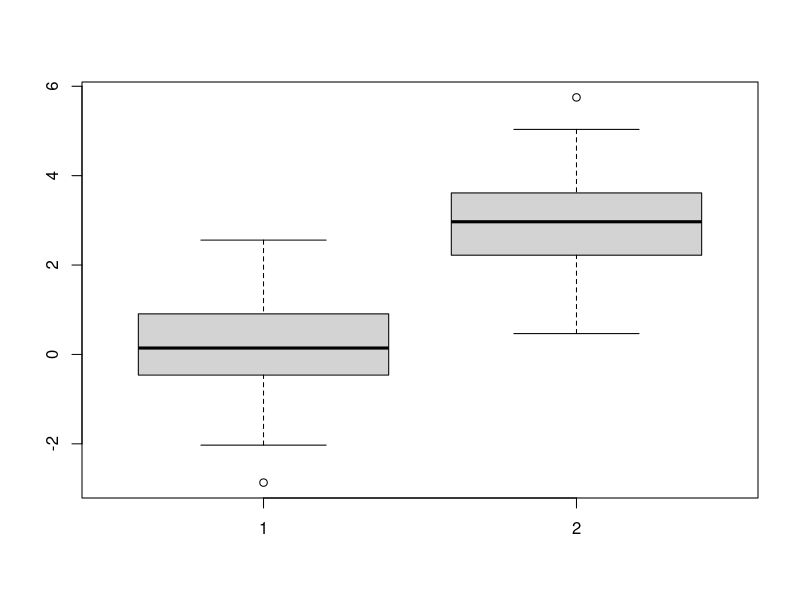
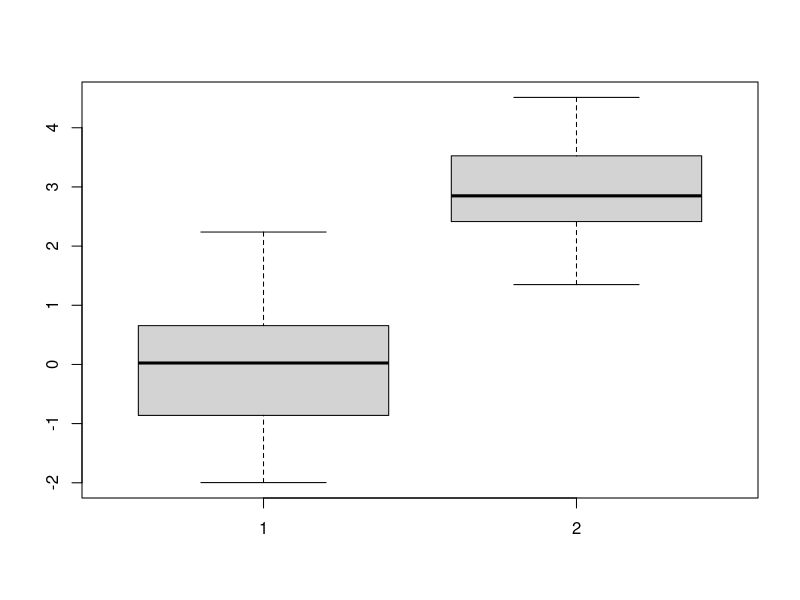

Write R code to recreate these figures, in order.
################################################################################
### R BASICS WORKSHOP                                                        ###
### CLASE 2-1: Funciones y argumentos                                        ###
###                                                                          ###
### Métodos de biología computacional                                        ###
### Facultad de Ciencias, UNAM                                               ###
### Website: github.com/hachepunto/R_Basics_workshop                         ###
################################################################################


### A. ESCRIBIR EN R ES SIMILAR A ESCRIBIR EN ESPAÑOL ##########################

# Un comando en español: Salta tres veces 
# 1. *Salta* es el verbo que define una acción
# 2. *tres veces* y *hacia adelante* son dos modificadores de esa acción

# Otro comando en español: Genera una secuencia del 5 al 20 con valores cada 0.5
# 1. *Genera una secuencia* es la acción a tomar
# 2. *Del 5* modifica la acción definiendo donde empezar
# 3. *al 20* define el final de la secuencia
# 4. *con valores cada 0.5* define como construir la secuencia 

# ¿Cómo darle el comando anterior a una computadora? Utilizando un lenguaje de 
# programación como R!

seq(from=5, to=20, by=0.5)

# 1. *seq* es el nombre de una función, y define una acción a tomar en R
# 2. *from*: es el nombre de un argumento que define el inicio de la secuencia, 
# en este caso el valor de from es 5
# 3. *to=20* es un segundo argumento con su valor 20 que define el final de la secuencia
# 4. *by=0.5* es un tercer argumento que define la separación entre valores en la secuencia



### B. LA ANATOMÍA BÁSICA DE UN COMANDO EN R ###################################

seq(from=5, to=20, by=0.5)

# 1. Nombre de la función
# 2. Paréntesis abierto
# 3. Nombre del argumento
# 4. Símbolo de igual (=)
# 5. Valor dado al argumento
# 6. Coma (,)
# 7. Repetir 3,4, y 5 para cada argumento.
# 8. Paréntesis cerrado



### C. ALGUNAS REGLAS BÁSICAS SOBRE ARGUMENTOS #################################

# 1. Los argumentos CASI siempre tienen nombres (e.g. from, to, by).

# 2. Cada función tiene un orden pre-determinado de argumentos. Por ejemplo, 
# para la función *seq* el orden es *from* primero, luego *to*, y luego *by*. 

# 3. Uno asigna valores a los argumentos utilizando el símbolo de igual (e.g. 
# *from=5*)

# 4. Los nombres de los argumentos pueden ser eliminados si los valores se dan
# a la función en el orden pre-determinado. Por ejemplo, estos dos comandos son 
# equivalentes:

seq(from=5, to=20, by=0.5)
seq(5, 20, 0.5)

# Pero son distintos de este: 
seq(0.5, 5, 20)

# 5. El orden de los argumentos puede modificarse SOLO si se utilizan los
# nombres. Por ejemplo, estos comandos son equivalentes: 

seq(from=5, to=20, by=0.5)
seq(by=0.5, from=5, to=20)

# 6. Algunos argumentos tienen valores pre-determinados! 

seq(to=20)

# Estos argumentos con valores pre-determinados no necesitan ser especificados
# para que la función trabaje, pero uno tiene que tener cuidado de que los 
# valores predeterminados son los que uno quiere. 

# 7. La descripción de cada función y sus argumentos puede encontrarse en la 
# ayuda de la función. Para acceder a la ayuda, utiliza la función *help*

help(seq)

# o usa el símbolo de interrogación:
?seq

# Con dos signos de interrogación se busca el texto en TODA la ayuda instalada,
# no solo en el nombre de la función. Sirve cuando no recuerdas cómo se llama:
??correlation

# 8. Cuando aparecen *...* en el archivo de ayuda de una función frecuentemente significan  
# multiples argumentos sin nombre:

?c
c(9, 5, 3, 5)

# Un par de cosillas extras que es necesario que saber: 

# 9. R es sensible a mayúsculas y minúsculas, así que la función seq existe, 
# pero la función Seq no:

try(Seq(from = 5, to = 20, by = 0.5)) # Error A PROPÓSITO: 'Seq' no existe.

# 10. En R los espacios en blanco no significan nada:

seq(from=5, to=20, by=0.5)

seq(from=5,to=20,by=0.5)

seq     (from     =     5,      to     =     20,      by     =     0.5)

# Los tres comandos anteriores dan el mismo resultado. Que R los acepte no
# quiere decir que se valga escribir así: el código se escribe para que otra
# persona lo lea. Una guía de estilo recomendable:
# https://google.github.io/styleguide/Rguide.xml

### D. UNOS EJEMPLOS ADICIONALES DE FUNCIONES Y ARGUMENTOS #####################

rep(x = "R", times = 10)

rpois(n = 10, lambda = 5)

try(rpois(n = 10)) # ¿Por qué esta no funciona? Lee el error.

rnorm(n=10)

rnorm(n=100, mean=10, sd=5)


paste("R", "Basics", "Workshop", sep = "_")

paste("R", "Basics", "Workshop", sep=" ")

c(19, 4, 2, 6, 2)

sum(19, 4, 2, 6, 2)



### E. FUNCIONES DENTRO DE FUNCIONES ###########################################

# Es muy común en R tener comandos que tienen varias funciones, e incluso que 
# tienen funciones dentro de funciones. Por ejemplo:

c(19, 4, 2, 6, 2) # Concatena varios valores
 
mean(x=c(19, 4, 2, 6, 2)) # Calcula el promedio de los valores en el argumento x

try(mean(x=19, 4, 2, 6, 2)) # Esta versión NO hace lo mismo: 'mean' solo usa
                            # el primer argumento y se queja de los demás.

mean(x=rnorm(100))

# Otro ejemplo un poco más complejo:
rnorm(n=50, mean=0, sd=1) # Genera 50 valores de una distribución normal con 
                           # un promedio de 0 y una desviación estándar de 1
                           
rnorm(n=50, mean=3, sd=1) # Genera 50 valores de una distribución normal con 
                           # un promedio de 3 y una desviación estándar de 1

boxplot(x=list(rnorm(n=50, mean=0, sd=1), rnorm(n=50, mean=3, sd=1)))

# LAS ACCIONES DENTRO SIEMPRE SE EJECUTAN ANTES QUE LAS ACCIONES FUERA. 
# Cuando uno encuentra estos comandos complejos es útil traducirlos al español 
# de dentro hacia afuera. 

# En R:
boxplot(x=list(rnorm(n=50, mean=0, sd=1), rnorm(n=50, mean=3, sd=1)))

# En español:
# A. Obtén 50 valores al azar con una distribución normal con una media de cero y una desviación 
# estandar de uno. B. Obtén otros 50 valores con distribución normal con una media de tres y una 
# desviación estandar de uno. C. coloca ambos conjuntos en una lista. D. Usa los valores de la 
# lista para hacer un boxplot.


### F. UNA MIRADA BREVE A OPERADORES ###########################################

# Los operadores son similares a funciones en R porque representan acciones, pero
# su sintaxis es distinta. Los operadores se ponen ENTRE valores. Los más 
# comunes son los operadores aritméticos.

# Estos dos comandos son equivalentes:
sum(19, 5) # Usando la función *sum*
19 + 5 # Usando el operador *+*

# Otros ejemplos:
19-5
19*5
19/5
19^5
19%%5
19%/%5

# Un operador usado comúnmente es *:*, el cual genera secuencias regulares:
help(":")

1:10

25:4

pi:6


### G. FUENTES PRINCIPALES DE AYUDA SOBRE FUNCIONES Y SUS ARGUMENTOS  ##########

# 1. Lee el archivo de ayuda para la función
# 2. Haz una búsqueda en la web - usa www.rseek.org
# 3. Pregunta a un amigo
# 4. Haz una pregunta en un foro en línea
# 5. Estudia el código detrás de la función 



### H. EL ARCHIVO DE AYUDA PARA UNA FUNCIÓN ####################################

# Dos maneras principales de acceder el archivo de ayuda: *help* y *?*
help(seq)
?seq

# Las partes más importantes del archivo de ayuda:
# 1. DESCRIPTION -  una breve descripción de que es lo que la función hace
# 1. USAGE - como implementar la función
# 2. ARGUMENTS - una descripción de los argumentos de la función
# 3. DETAILS - detalles sobre la acción de la función o sus argumentos
# 4. VALUE - una descripción de los resultados de la función
# 5. SEE ALSO - una lista de funciones relacionadas
# 6. EXAMPLES - una serie de ejemplos del uso de la función


### I. PAQUETES DE R Y TASK VIEWS #############################################

# Los PAQUETES son conjuntos de funciones (y conjuntos de datos opcionales) que pueden
# ser usados como extensiones a las disponibles por defecto en R

# La mayoría de los paquetes se pueden encontrar en: http://cran.r-project.org/web/packages/

# Para que un paquete pueda ser usado, primero necesita ser instalado usando
# *install.packages*. Las siguientes líneas están comentadas porque descargan
# cosas de internet; descoméntalas cuando quieras instalar de verdad.

# install.packages("gProfileR")

# Después, cada vez que va a ser usado, el paquete necesita ser cargado con *library*
# library(gProfileR)

# ??gProfileR

# Los paquetes pueden ser actualizados con *update.packages*
# update.packages("gProfileR")


### J. BIOCONDUCTOR ###########################################################

# Bioconductor es un proyecto que provee de herramientas para el análisis y la compresión de 
# los datos genómicos de alto rendimiento. 

# Básicamente es un repositorio paralelo a los de r-proyect con paquetes especializados en genómica
# Su sitio web está en: www.bioconductor.org y para usarlo hay que instalar el paquete básico y
# luego el conjunto de paquetes específicos que necesitemos.

# instalar Bioconductor (también comentado por la misma razón):

# if (!requireNamespace("BiocManager", quietly = TRUE))
#     install.packages("BiocManager")
# BiocManager::install()   # Sin 'version' instala la que corresponde a tu R.

# instalar un paquete:

# if (!requireNamespace("BiocManager", quietly = TRUE))
#     install.packages("BiocManager")
# BiocManager::install("affy")
